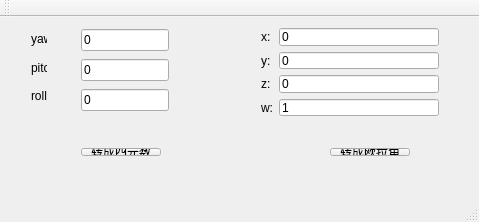
<?xml version="1.0" encoding="UTF-8"?>
<ui version="4.0">
 <class>MainWindow</class>
 <widget class="QMainWindow" name="MainWindow">
  <property name="enabled">
   <bool>true</bool>
  </property>
  <property name="geometry">
   <rect>
    <x>0</x>
    <y>0</y>
    <width>479</width>
    <height>222</height>
   </rect>
  </property>
  <property name="windowTitle">
   <string>MainWindow</string>
  </property>
  <widget class="QWidget" name="centralWidget">
   <widget class="QWidget" name="layoutWidget">
    <property name="geometry">
     <rect>
      <x>250</x>
      <y>0</y>
      <width>200</width>
      <height>110</height>
     </rect>
    </property>
    <layout class="QHBoxLayout" name="horizontalLayout_2">
     <item>
      <layout class="QVBoxLayout" name="verticalLayout_3">
       <item>
        <widget class="QLabel" name="label_x">
         <property name="text">
          <string>x:</string>
         </property>
        </widget>
       </item>
       <item>
        <widget class="QLabel" name="label_y_2">
         <property name="text">
          <string>y:</string>
         </property>
        </widget>
       </item>
       <item>
        <widget class="QLabel" name="label_z">
         <property name="text">
          <string>z:</string>
         </property>
        </widget>
       </item>
       <item>
        <widget class="QLabel" name="label_w">
         <property name="text">
          <string>w:</string>
         </property>
        </widget>
       </item>
      </layout>
     </item>
     <item>
      <layout class="QVBoxLayout" name="verticalLayout_4">
       <item>
        <widget class="QLineEdit" name="lineEdit_x">
         <property name="text">
          <string>0</string>
         </property>
        </widget>
       </item>
       <item>
        <widget class="QLineEdit" name="lineEdit_y_2">
         <property name="text">
          <string>0</string>
         </property>
        </widget>
       </item>
       <item>
        <widget class="QLineEdit" name="lineEdit_z">
         <property name="text">
          <string>0</string>
         </property>
        </widget>
       </item>
       <item>
        <widget class="QLineEdit" name="lineEdit_w">
         <property name="text">
          <string>1</string>
         </property>
        </widget>
       </item>
      </layout>
     </item>
    </layout>
   </widget>
   <widget class="QWidget" name="layoutWidget">
    <property name="geometry">
     <rect>
      <x>70</x>
      <y>120</y>
      <width>351</width>
      <height>30</height>
     </rect>
    </property>
    <layout class="QHBoxLayout" name="horizontalLayout_3">
     <item>
      <widget class="QPushButton" name="btn_euler2q">
       <property name="maximumSize">
        <size>
         <width>93</width>
         <height>28</height>
        </size>
       </property>
       <property name="text">
        <string>转成四元数</string>
       </property>
      </widget>
     </item>
     <item>
      <spacer name="horizontalSpacer">
       <property name="orientation">
        <enum>Qt::Horizontal</enum>
       </property>
       <property name="sizeHint" stdset="0">
        <size>
         <width>40</width>
         <height>20</height>
        </size>
       </property>
      </spacer>
     </item>
     <item>
      <widget class="QPushButton" name="pushButton">
       <property name="text">
        <string>转成欧拉角</string>
       </property>
      </widget>
     </item>
    </layout>
   </widget>
   <widget class="QWidget" name="">
    <property name="geometry">
     <rect>
      <x>20</x>
      <y>0</y>
      <width>38</width>
      <height>101</height>
     </rect>
    </property>
    <layout class="QVBoxLayout" name="verticalLayout_2">
     <item>
      <widget class="QLabel" name="label_r">
       <property name="text">
        <string>yaw:</string>
       </property>
      </widget>
     </item>
     <item>
      <widget class="QLabel" name="label_p">
       <property name="text">
        <string>pitch:</string>
       </property>
      </widget>
     </item>
     <item>
      <widget class="QLabel" name="label_y">
       <property name="text">
        <string>roll:</string>
       </property>
      </widget>
     </item>
    </layout>
   </widget>
   <widget class="QWidget" name="">
    <property name="geometry">
     <rect>
      <x>70</x>
      <y>-1</y>
      <width>110</width>
      <height>111</height>
     </rect>
    </property>
    <layout class="QVBoxLayout" name="verticalLayout">
     <item>
      <widget class="QLineEdit" name="lineEdit_r">
       <property name="text">
        <string>0</string>
       </property>
      </widget>
     </item>
     <item>
      <widget class="QLineEdit" name="lineEdit_p">
       <property name="text">
        <string>0</string>
       </property>
      </widget>
     </item>
     <item>
      <widget class="QLineEdit" name="lineEdit_y">
       <property name="text">
        <string>0</string>
       </property>
      </widget>
     </item>
    </layout>
   </widget>
  </widget>
  <widget class="QMenuBar" name="menuBar">
   <property name="geometry">
    <rect>
     <x>0</x>
     <y>0</y>
     <width>479</width>
     <height>22</height>
    </rect>
   </property>
  </widget>
  <widget class="QToolBar" name="mainToolBar">
   <attribute name="toolBarArea">
    <enum>TopToolBarArea</enum>
   </attribute>
   <attribute name="toolBarBreak">
    <bool>false</bool>
   </attribute>
  </widget>
  <widget class="QStatusBar" name="statusBar"/>
 </widget>
 <layoutdefault spacing="6" margin="11"/>
 <resources/>
 <connections/>
</ui>
